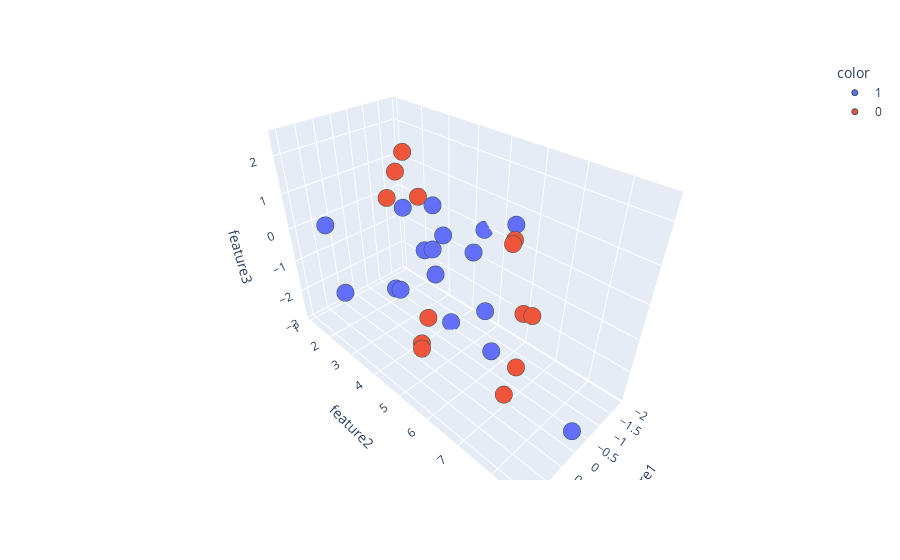

The notebook cell this image was saved under:
### Code cell
#y_train_trf = y_train.astype(str)
fig = px.scatter_3d(df, x=df['feature1'], y=df['feature2'], z=df['feature3'],
              color=df['target'].astype('str'))
fig.update_traces(marker=dict(size=6,
                              line=dict(width=1,
                                        color='DarkSlateGrey')),
                  selector=dict(mode='markers'))

fig.show()

### Figure 1 — Plotly figure (JSON) as saved in the notebook; plotly's stock layout.template omitted (floating-point values rounded to 4 significant figures)
{"data": [{"hovertemplate": "color=1<br>feature1=%{x}<br>feature2=%{y}<br>feature3=%{z}<extra></extra>", "legendgroup": "1", "marker": {"color": "#636efa", "line": {"color": "DarkSlateGrey", "width": 1}, "size": 6, "symbol": "circle"}, "mode": "markers", "name": "1", "scene": "scene", "showlegend": true, "type": "scatter3d", "x": [0.4967, -0.1383, 1.523, 1.579, 0.7674, -0.4695, 0.5426, -0.4634, -0.4657, 0.242, -1.913, -0.5623, -1.013, -0.908, -0.2258, -1.151, -0.6006], "y": [3.797, 8.705, 2.885, 5.418, 1.081, 2.344, 5.394, 6.477, 5.343, 4.769, 4.398, 3.56, 4.079, 5.687, 4.23, 3.322, 5.663], "z": [-1.015, -2.619, -1.049, 2.323, -0.1667, -2.282, 1.279, 1.565, 0.3677, 1.626, -0.03723, -0.4348, -2.847, -2.811, 0.05142, -1.627, -1.261]}, {"hovertemplate": "color=0<br>feature1=%{x}<br>feature2=%{y}<br>feature3=%{z}<extra></extra>", "legendgroup": "0", "marker": {"color": "#EF553B", "line": {"color": "DarkSlateGrey", "width": 1}, "size": 6, "symbol": "circle"}, "mode": "markers", "name": "0", "scene": "scene", "showlegend": true, "type": "scatter3d", "x": [0.6477, -0.2342, -0.2341, -1.725, 0.3142, -1.412, 1.466, 0.06753, -1.425, -0.5444, 0.1109, 0.3757, -0.2917], "y": [4.973, 6.645, 2.558, 2.043, 7.114, 1.474, 5.648, 3.646, 6.223, 7.062, 6.863, 4.382, 6.951], "z": [-1.134, 1.378, 0.8253, 0.1364, -2.353, 0.8185, -1.114, 2.445, -1.504, -0.5377, 1.533, -2.538, -2.033]}], "layout": {"legend": {"title": {"text": "color"}, "tracegroupgap": 0}, "margin": {"t": 60}, "scene": {"domain": {"x": [0, 1], "y": [0, 1]}, "xaxis": {"title": {"text": "feature1"}}, "yaxis": {"title": {"text": "feature2"}}, "zaxis": {"title": {"text": "feature3"}}}}}
